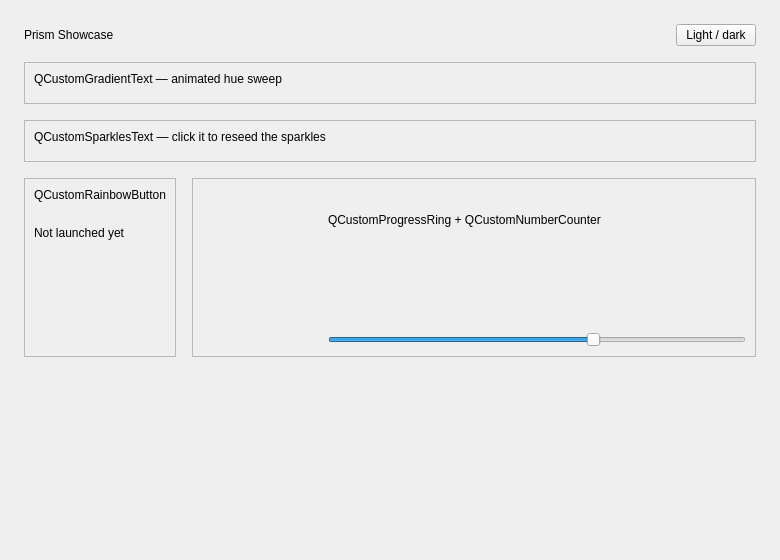
<?xml version='1.0' encoding='utf-8'?>
<ui version="4.0">
 <class>MainWindow</class>
 <widget class="QMainWindow" name="MainWindow">
  <property name="geometry">
   <rect>
    <x>0</x>
    <y>0</y>
    <width>780</width>
    <height>560</height>
   </rect>
  </property>
  <property name="windowTitle">
   <string>Prism Showcase</string>
  </property>
  <widget class="QWidget" name="centralwidget">
   <layout class="QVBoxLayout" name="mainLayout">
    <property name="spacing">
     <number>16</number>
    </property>
    <property name="leftMargin">
     <number>24</number>
    </property>
    <property name="topMargin">
     <number>24</number>
    </property>
    <property name="rightMargin">
     <number>24</number>
    </property>
    <property name="bottomMargin">
     <number>24</number>
    </property>
    <item>
     <layout class="QHBoxLayout" name="headerRow">
      <item>
       <widget class="QLabel" name="titleLabel">
        <property name="text">
         <string>Prism Showcase</string>
        </property>
       </widget>
      </item>
      <item>
       <spacer name="headerSpacer">
        <property name="orientation">
         <enum>Qt::Horizontal</enum>
        </property>
        <property name="sizeHint" stdset="0">
         <size>
          <width>10</width>
          <height>10</height>
         </size>
        </property>
       </spacer>
      </item>
      <item>
       <widget class="QPushButton" name="themeButton">
        <property name="text">
         <string>Light / dark</string>
        </property>
       </widget>
      </item>
     </layout>
    </item>
    <item>
     <widget class="QFrame" name="gradientCard">
      <property name="frameShape">
       <enum>QFrame::StyledPanel</enum>
      </property>
      <layout class="QVBoxLayout" name="gradientCardLayout">
       <property name="spacing">
        <number>8</number>
       </property>
       <item>
        <widget class="QLabel" name="gradientCaption">
         <property name="text">
          <string>QCustomGradientText — animated hue sweep</string>
         </property>
        </widget>
       </item>
       <item>
        <widget class="QCustomGradientText" name="gradientText">
         <property name="text" stdset="0">
          <string>Refracting light into colour</string>
         </property>
         <property name="animated" stdset="0">
          <bool>true</bool>
         </property>
         <property name="fontScale" stdset="0">
          <double>1.60</double>
         </property>
         <property name="bold" stdset="0">
          <bool>true</bool>
         </property>
        </widget>
       </item>
      </layout>
     </widget>
    </item>
    <item>
     <widget class="QFrame" name="sparkleCard">
      <property name="frameShape">
       <enum>QFrame::StyledPanel</enum>
      </property>
      <layout class="QVBoxLayout" name="sparkleCardLayout">
       <property name="spacing">
        <number>8</number>
       </property>
       <item>
        <widget class="QLabel" name="sparkleCaption">
         <property name="text">
          <string>QCustomSparklesText — click it to reseed the sparkles</string>
         </property>
        </widget>
       </item>
       <item>
        <widget class="QCustomSparklesText" name="sparklesText">
         <property name="text" stdset="0">
          <string>Sparkles included</string>
         </property>
         <property name="fontScale" stdset="0">
          <double>1.40</double>
         </property>
         <property name="bold" stdset="0">
          <bool>true</bool>
         </property>
        </widget>
       </item>
      </layout>
     </widget>
    </item>
    <item>
     <layout class="QHBoxLayout" name="bottomRow">
      <property name="spacing">
       <number>16</number>
      </property>
      <item>
       <widget class="QFrame" name="rainbowCard">
        <property name="frameShape">
         <enum>QFrame::StyledPanel</enum>
        </property>
        <layout class="QVBoxLayout" name="rainbowCardLayout">
         <property name="spacing">
          <number>12</number>
         </property>
         <item>
          <widget class="QLabel" name="rainbowCaption">
           <property name="text">
            <string>QCustomRainbowButton</string>
           </property>
          </widget>
         </item>
         <item alignment="Qt::AlignLeft">
          <widget class="QCustomRainbowButton" name="rainbowButton">
           <property name="text" stdset="0">
            <string>Get started</string>
           </property>
          </widget>
         </item>
         <item>
          <widget class="QLabel" name="launchLabel">
           <property name="text">
            <string>Not launched yet</string>
           </property>
          </widget>
         </item>
         <item>
          <spacer name="rainbowSpacer">
           <property name="orientation">
            <enum>Qt::Vertical</enum>
           </property>
           <property name="sizeHint" stdset="0">
            <size>
             <width>10</width>
             <height>10</height>
            </size>
           </property>
          </spacer>
         </item>
        </layout>
       </widget>
      </item>
      <item>
       <widget class="QFrame" name="ringCard">
        <property name="frameShape">
         <enum>QFrame::StyledPanel</enum>
        </property>
        <layout class="QHBoxLayout" name="ringCardLayout">
         <property name="spacing">
          <number>16</number>
         </property>
         <item>
          <widget class="QCustomProgressRing" name="progressRing">
           <property name="minimumSize">
            <size>
             <width>110</width>
             <height>110</height>
            </size>
           </property>
          </widget>
         </item>
         <item>
          <layout class="QVBoxLayout" name="ringSideLayout">
           <property name="spacing">
            <number>8</number>
           </property>
           <item>
            <widget class="QLabel" name="ringCaption">
             <property name="text">
              <string>QCustomProgressRing + QCustomNumberCounter</string>
             </property>
            </widget>
           </item>
           <item>
            <widget class="QCustomNumberCounter" name="numberCounter">
             <property name="suffix" stdset="0">
              <string>%</string>
             </property>
             <property name="fontScale" stdset="0">
              <double>1.80</double>
             </property>
             <property name="bold" stdset="0">
              <bool>true</bool>
             </property>
            </widget>
           </item>
           <item>
            <widget class="QSlider" name="driveSlider">
             <property name="minimum">
              <number>0</number>
             </property>
             <property name="maximum">
              <number>100</number>
             </property>
             <property name="value">
              <number>64</number>
             </property>
             <property name="orientation">
              <enum>Qt::Horizontal</enum>
             </property>
            </widget>
           </item>
          </layout>
         </item>
        </layout>
       </widget>
      </item>
     </layout>
    </item>
    <item>
     <spacer name="bottomSpacer">
      <property name="orientation">
       <enum>Qt::Vertical</enum>
      </property>
      <property name="sizeHint" stdset="0">
       <size>
        <width>10</width>
        <height>10</height>
       </size>
      </property>
     </spacer>
    </item>
   </layout>
  </widget>
 </widget>
 <customwidgets>
  <customwidget>
   <class>QCustomGradientText</class>
   <extends>QWidget</extends>
   <header location="global">Custom_Widgets.QCustomGradientText.h</header>
  </customwidget>
  <customwidget>
   <class>QCustomSparklesText</class>
   <extends>QWidget</extends>
   <header location="global">Custom_Widgets.QCustomSparklesText.h</header>
  </customwidget>
  <customwidget>
   <class>QCustomRainbowButton</class>
   <extends>QWidget</extends>
   <header location="global">Custom_Widgets.QCustomRainbowButton.h</header>
  </customwidget>
  <customwidget>
   <class>QCustomProgressRing</class>
   <extends>QWidget</extends>
   <header location="global">Custom_Widgets.QCustomProgressRing.h</header>
  </customwidget>
  <customwidget>
   <class>QCustomNumberCounter</class>
   <extends>QWidget</extends>
   <header location="global">Custom_Widgets.QCustomNumberCounter.h</header>
  </customwidget>
 <customwidget><class>QPushButton</class><extends>QPushButton</extends><header location="global">Custom_Widgets.Theme.h</header><container>1</container></customwidget><customwidget><class>QLabel</class><extends>QLabel</extends><header location="global">Custom_Widgets.Theme.h</header><container>1</container></customwidget></customwidgets>
 <connections />
</ui>
